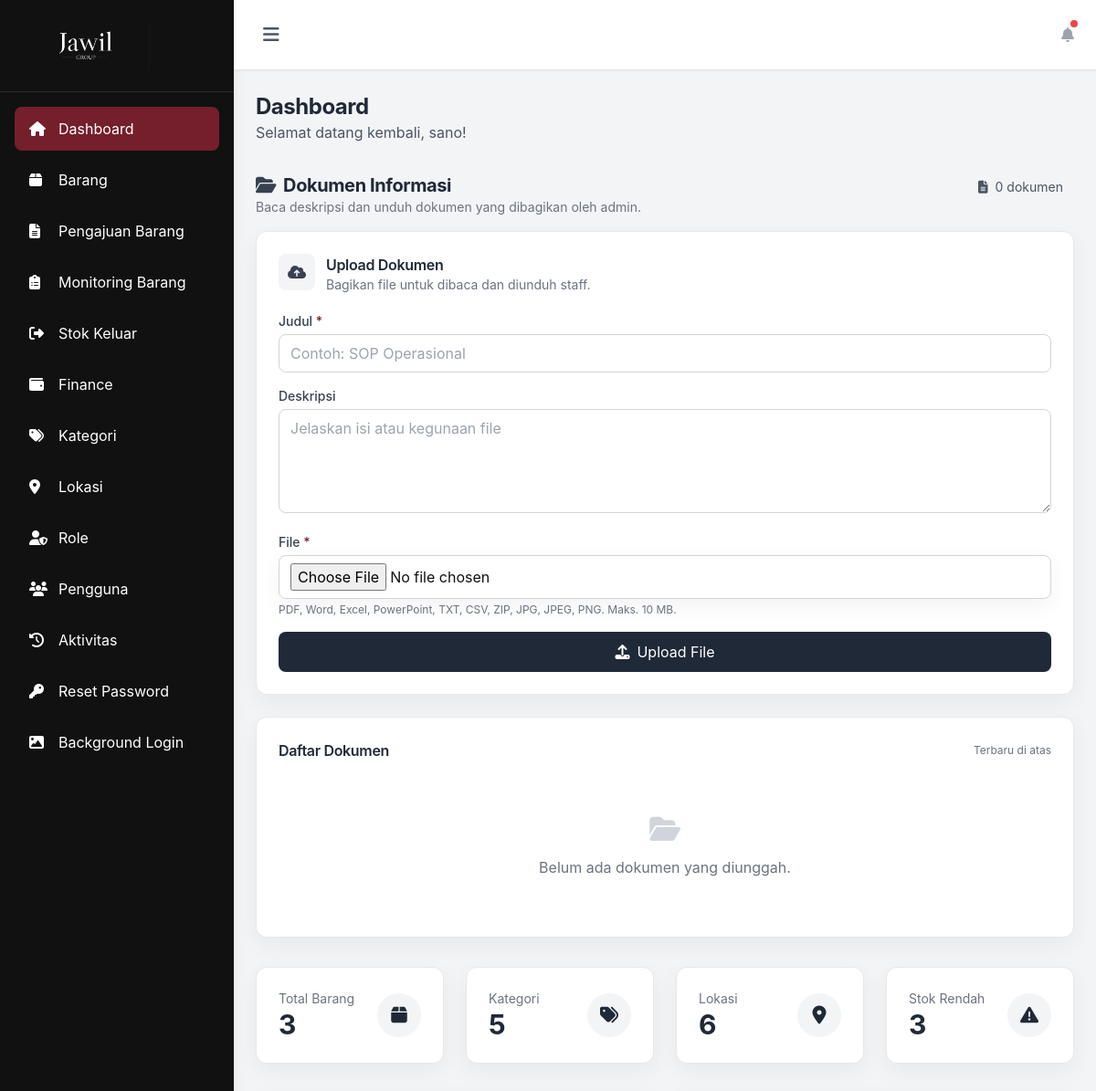
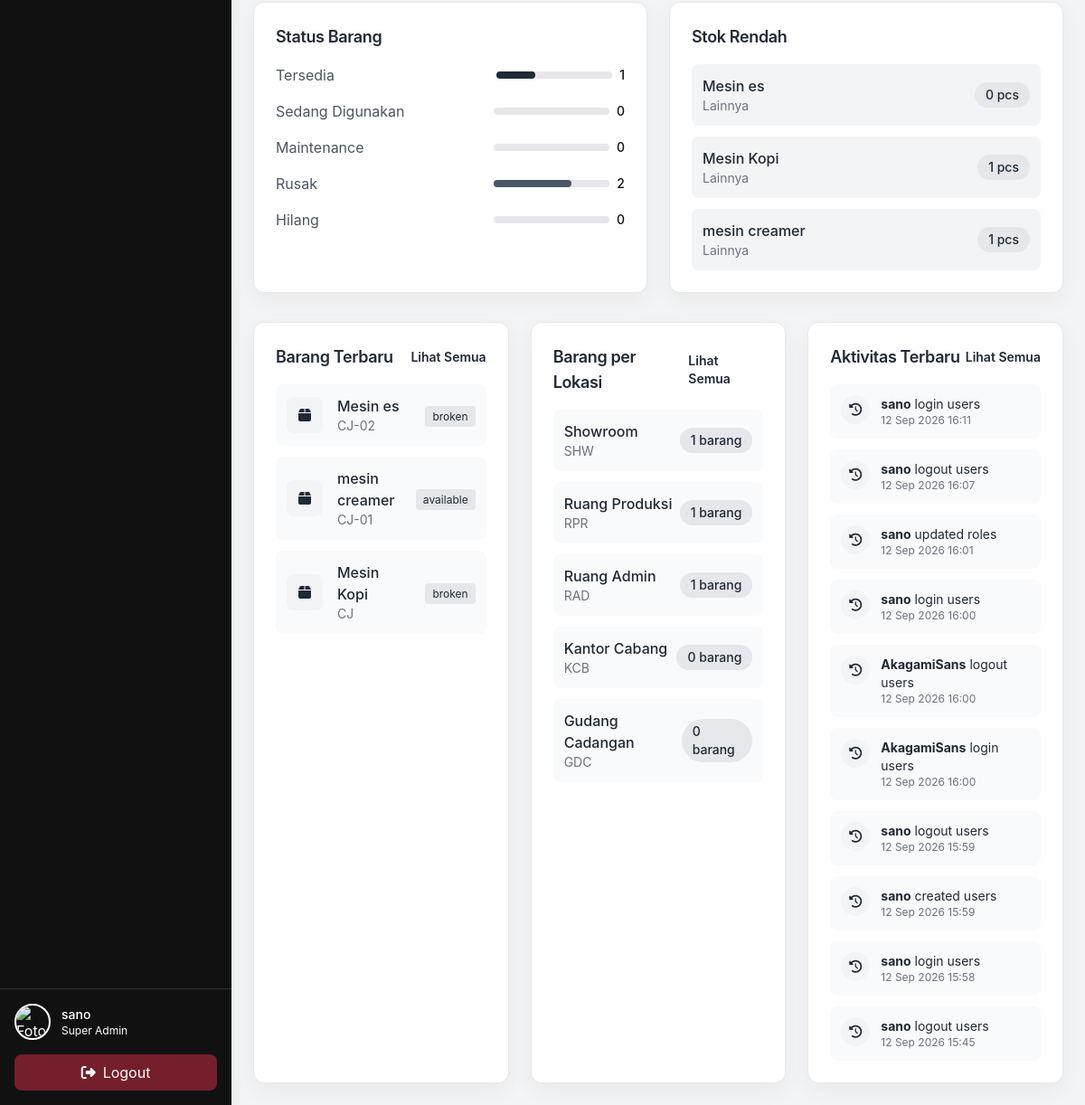
The app's page /dashboard.php (signed in) with its own data (2 pictures, top to bottom).
### tables this page shows
CREATE TABLE `menus` (
  `id` int(11) NOT NULL,
  `menu_name` varchar(50) NOT NULL,
  `menu_label` varchar(100) NOT NULL,
  `menu_icon` varchar(50) NOT NULL,
  `menu_url` varchar(100) NOT NULL,
  `menu_order` int(11) DEFAULT 0,
  `is_active` tinyint(1) DEFAULT 1,
  `created_at` timestamp NOT NULL DEFAULT current_timestamp()
);

CREATE TABLE `items` (
  `id` int(11) NOT NULL,
  `item_code` varchar(50) NOT NULL,
  `item_name` varchar(200) NOT NULL,
  `brand` varchar(100) DEFAULT NULL,
  `description` text DEFAULT NULL,
  `category_id` int(11) DEFAULT NULL,
  `location_id` int(11) DEFAULT NULL,
  `quantity` int(11) DEFAULT 0,
  `unit` varchar(20) DEFAULT 'pcs',
  `status` enum('available','in_use','maintenance','broken','lost') DEFAULT 'available',
  `purchase_date` date DEFAULT NULL,
  `purchase_price` decimal(15,2) DEFAULT NULL,
  `supplier` varchar(100) DEFAULT NULL,
  `image_path` varchar(255) DEFAULT NULL,
  `foto_atas` varchar(255) DEFAULT NULL,
  `foto_bawah` varchar(255) DEFAULT NULL,
  `foto_kanan` varchar(255) DEFAULT NULL,
  `foto_kiri` varchar(255) DEFAULT NULL,
  `photo_bon` varchar(255) DEFAULT NULL,
  `created_by` int(11) DEFAULT NULL,
  `created_at` timestamp NOT NULL DEFAULT current_timestamp(),
  `updated_at` timestamp NOT NULL DEFAULT current_timestamp() ON UPDATE current_timestamp()
);

CREATE TABLE `categories` (
  `id` int(11) NOT NULL,
  `category_name` varchar(100) NOT NULL,
  `description` text DEFAULT NULL,
  `created_at` timestamp NOT NULL DEFAULT current_timestamp(),
  `updated_at` timestamp NOT NULL DEFAULT current_timestamp() ON UPDATE current_timestamp()
);

CREATE TABLE `activity_logs` (
  `id` int(11) NOT NULL,
  `user_id` int(11) DEFAULT NULL,
  `action` varchar(50) NOT NULL,
  `table_name` varchar(50) DEFAULT NULL,
  `record_id` int(11) DEFAULT NULL,
  `old_values` longtext DEFAULT NULL CHECK (json_valid(`old_values`)),
  `new_values` longtext DEFAULT NULL CHECK (json_valid(`new_values`)),
  `ip_address` varchar(45) DEFAULT NULL,
  `user_agent` text DEFAULT NULL,
  `created_at` timestamp NOT NULL DEFAULT current_timestamp()
);

CREATE TABLE `users` (
  `id` int(11) NOT NULL,
  `employee_id` varchar(50) DEFAULT NULL,
  `username` varchar(50) NOT NULL,
  `email` varchar(100) NOT NULL,
  `password` varchar(255) NOT NULL,
  `full_name` varchar(100) NOT NULL,
  `profile_photo` varchar(255) DEFAULT NULL,
  `role_id` int(11) NOT NULL,
  `is_active` tinyint(1) DEFAULT 1,
  `created_at` timestamp NOT NULL DEFAULT current_timestamp(),
  `updated_at` timestamp NOT NULL DEFAULT current_timestamp() ON UPDATE current_timestamp()
);

### dashboard.php (the view, shortened to what the rows shown need)
<?php
require_once 'includes/auth.php';
$auth->requireLogin();
require_once 'includes/header.php';
$recentActivities = $db->fetchAll("
    SELECT al.*, u.full_name
    FROM activity_logs al
    LEFT JOIN users u ON al.user_id = u.id
    ORDER BY al.created_at DESC
    LIMIT 10
");
$lowStockItems = $db->fetchAll("
    SELECT i.*, c.category_name
    FROM items i
    LEFT JOIN categories c ON i.category_id = c.id
    WHERE i.quantity < 5
    ORDER BY i.quantity ASC
    LIMIT 5
");
$recentItems = $db->fetchAll("
    SELECT i.*, c.category_name
    FROM items i
    LEFT JOIN categories c ON i.category_id = c.id
    ORDER BY i.created_at DESC
    LIMIT 5
");
?>
<div class="mb-8">
    <h2 class="text-2xl font-bold text-gray-800">Dashboard</h2>
</div>
<div class="grid grid-cols-1 lg:grid-cols-2 gap-6 mb-8">
    <div class="bg-white rounded-xl shadow-sm p-6">
        <?php if (count($lowStockItems) > 0): ?>
            <div class="space-y-3">
                <?php foreach ($lowStockItems as $item): ?>
                    <div class="flex items-center justify-between p-3 bg-gray-100 rounded-lg">
                        <div>
                            <p class="font-medium text-gray-800"><?php echo htmlspecialchars($item['item_name']); ?></p>
                            <p class="text-sm text-gray-500"><?php echo htmlspecialchars($item['category_name'] ?? '-'); ?></p>
                        </div>
                        <span class="px-3 py-1 bg-gray-200 text-gray-800 rounded-full text-sm font-medium">
                            <?php echo $item['quantity']; ?> <?php echo htmlspecialchars($item['unit']); ?>
                        </span>
                    </div>
                <?php endforeach; ?>
            </div>
        <?php else: ?>
            <p class="text-gray-500 text-center py-4">Tidak ada barang dengan stok rendah</p>
        <?php endif; ?>
    </div>
</div>
<div class="grid grid-cols-1 lg:grid-cols-3 gap-6">
    <div class="bg-white rounded-xl shadow-sm p-6">
        <?php if (count($recentItems) > 0): ?>
            <div class="space-y-3">
                <?php foreach ($recentItems as $item): ?>
                    <div class="flex items-center space-x-4 p-3 bg-gray-50 rounded-lg">
                        <div class="w-10 h-10 bg-gray-100 rounded-lg flex items-center justify-center">
                            <i class="fas fa-box text-gray-800"></i>
                        </div>
                        <div class="flex-1">
                            <p class="font-medium text-gray-800"><?php echo htmlspecialchars($item['item_name']); ?></p>
                            <p class="text-sm text-gray-500"><?php echo htmlspecialchars($item['item_code']); ?></p>
                        </div>
                        <div class="text-right">
                            <span class="px-2 py-1 bg-gray-200 text-gray-800 rounded text-xs">
                                <?php echo htmlspecialchars($item['status']); ?>
                            </span>
                        </div>
                    </div>
                <?php endforeach; ?>
            </div>
        <?php else: ?>
            <p class="text-gray-500 text-center py-4">Belum ada barang</p>
        <?php endif; ?>
    </div>
    <div class="bg-white rounded-xl shadow-sm p-6">
        <?php if (count($recentActivities) > 0): ?>
            <div class="space-y-3">
                <?php foreach ($recentActivities as $activity): ?>
                    <div class="flex items-start space-x-3 p-3 bg-gray-50 rounded-lg">
                        <div class="w-8 h-8 bg-gray-100 rounded-full flex items-center justify-center flex-shrink-0">
                            <i class="fas fa-history text-gray-800 text-sm"></i>
                        </div>
                        <div class="flex-1">
                            <p class="text-sm text-gray-800">
                                <strong><?php echo htmlspecialchars($activity['full_name'] ?? 'System'); ?></strong>
                                <?php echo htmlspecialchars($activity['action']); ?>
                                <?php if ($activity['table_name']): ?>
                                    <?php echo htmlspecialchars($activity['table_name']); ?>
                                <?php endif; ?>
                            </p>
                            <p class="text-xs text-gray-500">
                                <?php echo date('d M Y H:i', strtotime($activity['created_at'])); ?>
                            </p>
                        </div>
                    </div>
                <?php endforeach; ?>
            </div>
        <?php else: ?>
            <p class="text-gray-500 text-center py-4">Belum ada aktivitas</p>
        <?php endif; ?>
    </div>
</div>
<?php require_once 'includes/footer.php'; ?>

### includes/header.php (shortened to what the rows shown need)
<?php
require_once __DIR__ . '/auth.php';
$auth->requireLogin();
?>
<!DOCTYPE html>
<html lang="id">
<head>
    <script src="https://cdn.tailwindcss.com"></script>
    <link rel="stylesheet" href="https://cdnjs.cloudflare.com/ajax/libs/font-awesome/6.4.0/css/all.min.css">
</head>
<body class="bg-gray-100">
    <div class="flex h-screen overflow-hidden">
        <aside id="desktopSidebar" class="w-64 bg-white shadow-lg flex-shrink-0 hidden md:block">
            <nav class="p-4 space-y-2">
                <?php
                $accessibleMenus = $auth->getAccessibleMenus();
                foreach ($accessibleMenus as $menu):
                ?>
                <a href="<?php echo $menu['menu_url']; ?>" class="sidebar-link flex items-center space-x-3 px-4 py-3 rounded-lg text-gray-700 transition <?php echo basename($_SERVER['PHP_SELF']) == basename($menu['menu_url']) ? 'active' : ''; ?>">
                    <i class="fas <?php echo $menu['menu_icon']; ?> w-5"></i>
                    <span><?php echo $menu['menu_label']; ?></span>
                </a>
                <?php endforeach; ?>
            </nav>
        </aside>
        <div class="flex-1 flex flex-col overflow-hidden">
            <main class="flex-1 overflow-y-auto p-6">

### records on screen
menus: menu_label "Dashboard"
menus: menu_label "Barang"
menus: menu_label "Pengajuan Barang"
menus: menu_label "Monitoring Barang"
menus: menu_label "Stok Keluar"
menus: menu_label "Finance"
menus: menu_label "Kategori"
menus: menu_label "Lokasi"
menus: menu_label "Role"
menus: menu_label "Pengguna"
menus: menu_label "Aktivitas"
menus: menu_label "Reset Password"
items: item_name "Mesin es", category.category_name "Lainnya", quantity "0", unit "pcs", item_code "CJ-02", status "broken"
items: item_name "Mesin Kopi", category.category_name "Lainnya", quantity "1", unit "pcs", item_code "CJ", status "broken"
items: item_name "mesin creamer", category.category_name "Lainnya", quantity "1", unit "pcs", item_code "CJ-01", status "available"
activity_logs: user.full_name "sano", action "login", table_name "users", created_at "12 Sep 2026 16:11"
activity_logs: user.full_name "sano", action "logout", table_name "users", created_at "12 Sep 2026 16:07"
activity_logs: user.full_name "sano", action "updated", table_name "roles", created_at "12 Sep 2026 16:01"
activity_logs: user.full_name "sano", action "login", table_name "users", created_at "12 Sep 2026 16:00"
activity_logs: user.full_name "AkagamiSans", action "logout", table_name "users", created_at "12 Sep 2026 16:00"
activity_logs: user.full_name "AkagamiSans", action "login", table_name "users", created_at "12 Sep 2026 16:00"
activity_logs: user.full_name "sano", action "logout", table_name "users", created_at "12 Sep 2026 15:59"
activity_logs: user.full_name "sano", action "created", table_name "users", created_at "12 Sep 2026 15:59"
activity_logs: user.full_name "sano", action "login", table_name "users", created_at "12 Sep 2026 15:58"
activity_logs: user.full_name "sano", action "logout", table_name "users", created_at "12 Sep 2026 15:45"

### other values on screen
$user['full_name'] "sano"
$user['role_name'] "Super Admin"
count($documents) "0"
$totalItems "3"
$totalCategories "5"
$totalLocations "6"
count($lowStockItems) "3"
$statusData['available'] "1"
$statusData['in_use'] "0"
$statusData['maintenance'] "0"
$statusData['broken'] "2"
$statusData['lost'] "0"
$loc['location_name'] "Showroom"
$loc['location_code'] "SHW"
$loc['item_count'] "1"
